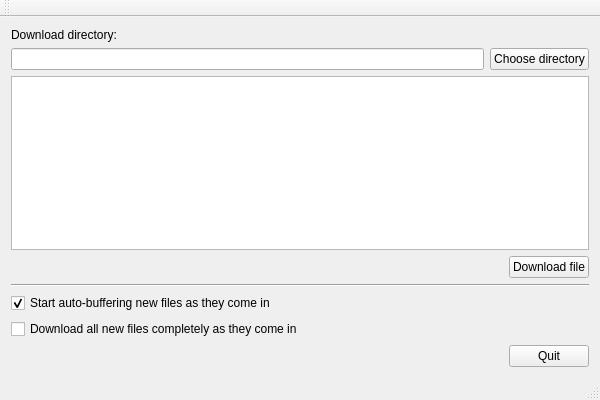
<?xml version="1.0" encoding="UTF-8"?>
<ui version="4.0">
 <class>MainWindow</class>
 <widget class="QMainWindow" name="MainWindow">
  <property name="geometry">
   <rect>
    <x>0</x>
    <y>0</y>
    <width>600</width>
    <height>400</height>
   </rect>
  </property>
  <property name="windowTitle">
   <string>MainWindow</string>
  </property>
  <widget class="QWidget" name="centralWidget">
   <layout class="QVBoxLayout" name="verticalLayout">
    <item>
     <layout class="QVBoxLayout" name="verticalLayout_2">
      <item>
       <widget class="QLabel" name="label">
        <property name="text">
         <string>Download directory:</string>
        </property>
       </widget>
      </item>
      <item>
       <layout class="QHBoxLayout" name="horizontalLayout_3">
        <item>
         <widget class="QLineEdit" name="downloadDir"/>
        </item>
        <item>
         <widget class="QPushButton" name="chooseDir">
          <property name="text">
           <string>Choose directory</string>
          </property>
         </widget>
        </item>
       </layout>
      </item>
     </layout>
    </item>
    <item>
     <widget class="QTableView" name="files"/>
    </item>
    <item>
     <layout class="QHBoxLayout" name="horizontalLayout">
      <item>
       <spacer name="horizontalSpacer">
        <property name="orientation">
         <enum>Qt::Horizontal</enum>
        </property>
        <property name="sizeHint" stdset="0">
         <size>
          <width>40</width>
          <height>20</height>
         </size>
        </property>
       </spacer>
      </item>
      <item>
       <widget class="QPushButton" name="pushButton">
        <property name="text">
         <string>Download file</string>
        </property>
       </widget>
      </item>
     </layout>
    </item>
    <item>
     <widget class="Line" name="line">
      <property name="orientation">
       <enum>Qt::Horizontal</enum>
      </property>
     </widget>
    </item>
    <item>
     <widget class="QCheckBox" name="autoBuffer">
      <property name="text">
       <string>Start auto-buffering new files as they come in</string>
      </property>
      <property name="checked">
       <bool>true</bool>
      </property>
     </widget>
    </item>
    <item>
     <widget class="QCheckBox" name="autoDownload">
      <property name="text">
       <string>Download all new files completely as they come in</string>
      </property>
     </widget>
    </item>
    <item>
     <layout class="QHBoxLayout" name="horizontalLayout_2">
      <item>
       <spacer name="horizontalSpacer_2">
        <property name="orientation">
         <enum>Qt::Horizontal</enum>
        </property>
        <property name="sizeHint" stdset="0">
         <size>
          <width>40</width>
          <height>20</height>
         </size>
        </property>
       </spacer>
      </item>
      <item>
       <widget class="QPushButton" name="pushButton_2">
        <property name="text">
         <string>Quit</string>
        </property>
       </widget>
      </item>
     </layout>
    </item>
   </layout>
  </widget>
  <widget class="QMenuBar" name="menuBar">
   <property name="geometry">
    <rect>
     <x>0</x>
     <y>0</y>
     <width>600</width>
     <height>22</height>
    </rect>
   </property>
  </widget>
  <widget class="QToolBar" name="mainToolBar">
   <attribute name="toolBarArea">
    <enum>TopToolBarArea</enum>
   </attribute>
   <attribute name="toolBarBreak">
    <bool>false</bool>
   </attribute>
  </widget>
  <widget class="QStatusBar" name="statusBar"/>
 </widget>
 <layoutdefault spacing="6" margin="11"/>
 <resources/>
 <connections/>
</ui>
